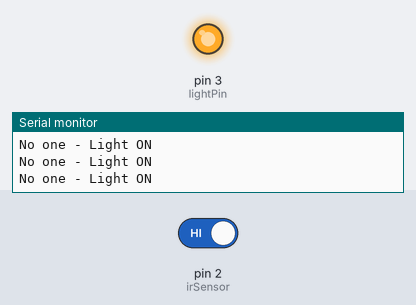
The sketch below on a simulated Arduino Uno, built with avr-gcc and run on an emulated ATmega328P. Parts: output pins drawn as LEDs (lit = HIGH), the last lines printed to the serial monitor. The test bench sets the inputs (shaded band); at power-on: pin 2 (irSensor) HIGH.

Above: at 1.4 s.
1.5 s: pin 2 (irSensor) driven LOW
At 2.7 s:
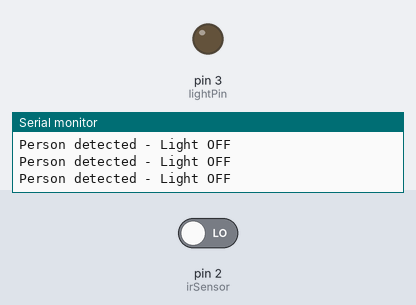
3.0 s: pin 2 (irSensor) driven HIGH
At 3.8 s:
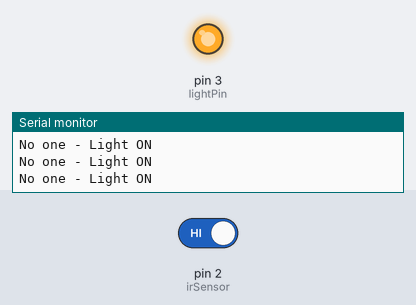
Timing chart, 0 to 6.0 s (numbered marks = the images above; inputs shaded):
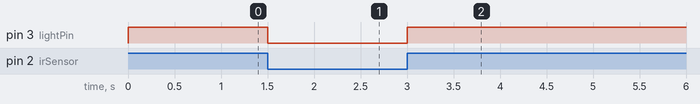

Measured:
- after the input at 1.5 s, pin 3 (lightPin): HIGH → LOW at once
- after the input at 3.0 s, pin 3 (lightPin): LOW → HIGH at once

The sketch:

Smart_stair_light.ino
```cpp
int irSensor = 2;     // IR sensor OUT pin connected to D2
int lightPin = 3;     // LED or relay connected to D3

void setup() {
  pinMode(irSensor, INPUT);
  pinMode(lightPin, OUTPUT);
  digitalWrite(lightPin, HIGH);  // Start with light ON
  Serial.begin(9600);
}

void loop() {
  int sensorValue = digitalRead(irSensor);

  if (sensorValue == LOW) {
    // Object detected → turn OFF light
    digitalWrite(lightPin, LOW);
    Serial.println("Person detected - Light OFF");
  } else {
    // No object → turn ON light
    digitalWrite(lightPin, HIGH);
    Serial.println("No one - Light ON");
  }

  delay(300);  // Small delay to avoid flickering
}
```
